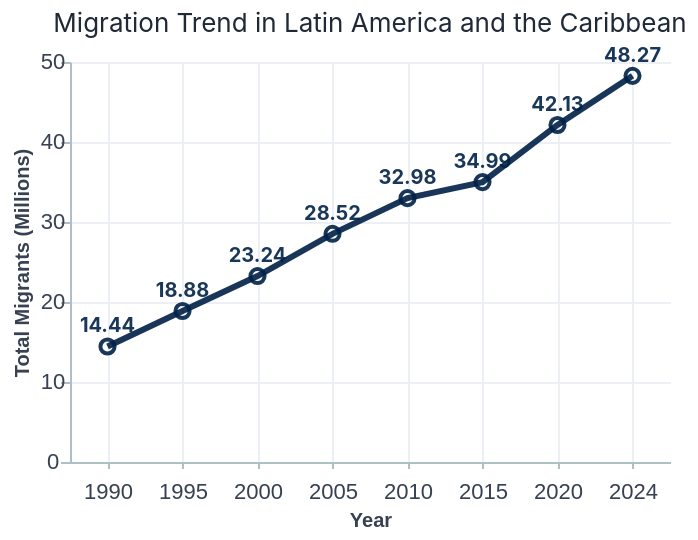

Write notebook code for a chart like this one.
### Code cell
def migration_trend(df):
    """
    Line chart showing total migration trend in Latin America and the Caribbean
    with clearly visible data labels.
    """

    line = alt.Chart(df).mark_line(
        color="#002147", 
        strokeWidth=3).encode(
        x=alt.X("year:N", title="Year"),
        y=alt.Y("sum(total_migrants):Q", title="Total Migrants (Millions)"))

    points = alt.Chart(df).mark_point(
        color="#002147", 
        size=50).encode(
        x="year:N",
        y="sum(total_migrants):Q")

    text = alt.Chart(df).mark_text(
        fontSize=10,
        fontWeight="bold",
        color="#002147",
        dy=-10,                
        align="center").encode(
        x="year:N",
        y="sum(total_migrants):Q",
        text=alt.Text("sum(total_migrants):Q", format=".2f"))

    chart = (
        (line + points + text)
        .properties(
            width=300,
            height=200,
            background="transparent",
            title=alt.TitleParams(
                text="Migration Trend in Latin America and the Caribbean",
                anchor="middle")))

    return chart

save_chart(migration_trend(migrants_grouped), "migration_trend_lac_labels")
migration_trend(migrants_grouped)

### Figure 1 — Vega-Lite specification as saved in the notebook (floating-point values rounded to 4 significant figures; data arrays with more than 128 entries replaced by an {"elided": "..."} marker saying what was removed)
{"config": {"title": {"fontSize": 13, "fontWeight": "normal", "anchor": "middle", "color": "#1F2937", "font": "Inter, Helvetica, Arial, sans-serif", "subtitleFontSize": 12, "subtitleColor": "#4B5563", "subtitleFont": "Inter, Helvetica, Arial, sans-serif", "subtitlePadding": 2, "subtitleLineHeight": 15}, "text": {"fontSize": 11, "fontWeight": "normal", "font": "Inter, Helvetica, Arial, sans-serif", "color": "#1F2937", "align": "center", "baseline": "middle"}, "axis": {"labelFontSize": 11, "titleFontSize": 10, "grid": true, "gridColor": "#ECEFF4", "domainColor": "#B0BEC5", "tickColor": "#B0BEC5", "labelColor": "#374151", "titleColor": "#374151", "labelAlign": "center", "titleAlign": "center", "labelPadding": 4}, "axisX": {"labelAngle": 0, "labelAlign": "center", "labelBaseline": "top", "labelPadding": 6, "tickSize": 3}, "legend": {"titleFontSize": 11, "labelFontSize": 10, "cornerRadius": 6, "orient": "top", "direction": "horizontal", "titleAnchor": "middle", "labelAlign": "center", "titleAlign": "center", "padding": 4, "symbolSize": 90, "symbolType": "square", "symbolStrokeWidth": 0.3, "titleColor": "#1F2937", "labelColor": "#374151", "columns": 3, "columnPadding": 10, "symbolLimit": 200}, "view": {"stroke": null, "fill": "transparent"}, "geoshape": {"fill": "#f9f9f9", "stroke": "#cccccc", "strokeWidth": 0.4}, "range": {"category": {"scheme": "tableau10"}, "heatmap": {"scheme": "blues"}, "diverging": {"scheme": "redblue"}, "ramp": {"scheme": "blues"}}, "mark": {"opacity": 0.9}}, "layer": [{"mark": {"type": "line", "color": "#002147", "strokeWidth": 3}, "encoding": {"x": {"field": "year", "title": "Year", "type": "nominal"}, "y": {"aggregate": "sum", "field": "total_migrants", "title": "Total Migrants (Millions)", "type": "quantitative"}}}, {"mark": {"type": "point", "color": "#002147", "size": 50}, "encoding": {"x": {"field": "year", "type": "nominal"}, "y": {"aggregate": "sum", "field": "total_migrants", "type": "quantitative"}}}, {"mark": {"type": "text", "align": "center", "color": "#002147", "dy": -10, "fontSize": 10, "fontWeight": "bold"}, "encoding": {"text": {"aggregate": "sum", "field": "total_migrants", "format": ".2f", "type": "quantitative"}, "x": {"field": "year", "type": "nominal"}, "y": {"aggregate": "sum", "field": "total_migrants", "type": "quantitative"}}}], "background": "transparent", "data": {"name": "data-1286482857dcfe39daaf42110edffbf6"}, "height": 200, "title": {"text": "Migration Trend in Latin America and the Caribbean", "anchor": "middle"}, "width": 300, "$schema": "https://vega.github.io/schema/vega-lite/v5.8.0.json", "datasets": {"data-1286482857dcfe39daaf42110edffbf6": {"elided": "384 records"}}}
